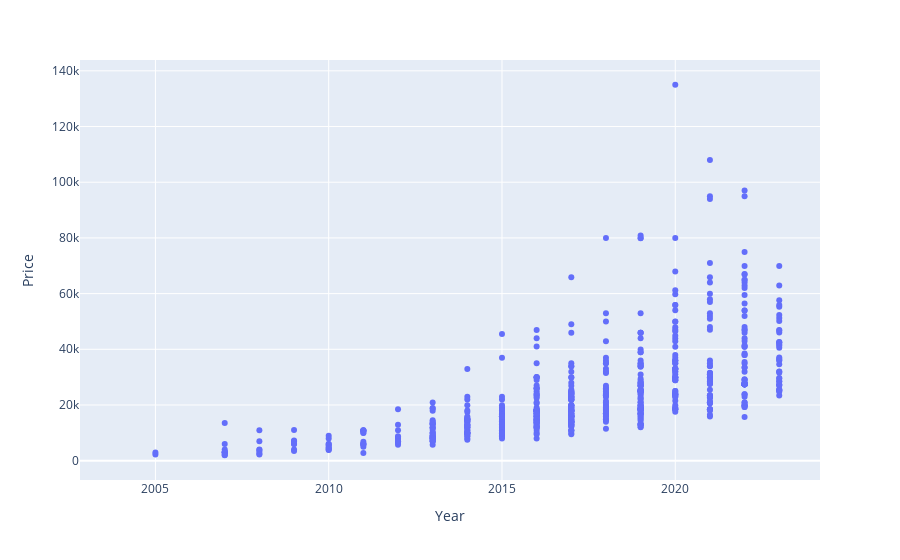

Source (notebook cell):
### Code cell
px.scatter(x=df_year_price['Year:'], y=df_year_price['Price:'], labels={'x': 'Year', 'y': 'Price'})

### Figure 1 — Plotly figure (JSON) as saved in the notebook; plotly's stock layout.template omitted (floating-point values rounded to 4 significant figures; data arrays with more than 128 entries replaced by an {"elided": "..."} marker saying what was removed)
{"data": [{"hovertemplate": "Year=%{x}<br>Price=%{y}<extra></extra>", "legendgroup": "", "marker": {"color": "#636efa", "symbol": "circle"}, "mode": "markers", "name": "", "orientation": "v", "showlegend": false, "type": "scatter", "x": {"elided": "899 int values"}, "xaxis": "x", "y": {"elided": "899 int values"}, "yaxis": "y"}], "layout": {"legend": {"tracegroupgap": 0}, "margin": {"t": 60}, "xaxis": {"anchor": "y", "domain": [0, 1], "title": {"text": "Year"}}, "yaxis": {"anchor": "x", "domain": [0, 1], "title": {"text": "Price"}}}}
